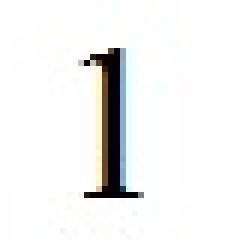
#> input picture HammingNetNums/Hamming Neural Network/examples of numbers/1.jpg, 40 x 40 px, found by its file name (shown 6 times larger)
$ python Hamming.py
#> lines starting #> are read from the running program, lines starting #| are printed output that depends on the picture
### HammingNetNums/Hamming Neural Network/convertImage.py
from PIL import Image, ImageDraw  # Conectemos las bibliotecas necesarias.
import random

def convertImageToBinary(path):
    image = Image.open(path)  #Abrimos la imagen.
    draw = ImageDraw.Draw(image)  #Crear una herramienta de dibujo.
    width = image.size[0]  #Determina el ancho.
    height = image.size[1]  #Determinamos la altura.
    pix = image.load()  #Cargando valores de píxeles.
    factor = 100
    t = []
    for i in range(width):
        for j in range(height):
            a = pix[i, j][0]
            b = pix[i, j][1]
            c = pix[i, j][2]
            S = a + b + c
            if int(S > (((255 + factor) // 2) * 3)):
                a, b, c = 255, 255, 255
                t.append(-1)
            else:
                a, b, c = 0, 0, 0
                t.append(1)
            draw.point((i, j), (a, b, c))
    del draw
    return t

#Función para ruido de imagen
# [30 lines left out: function getNoisyBinaryImage, not called in this run]

### HammingNetNums/Hamming Neural Network/Hamming.py
from pylab import *
from math import sqrt
import matplotlib.pyplot as plt
import convertImage as convertModule
import os

IMAGE_PATH = "Hamming Neural Network/test numbers/noisy4.jpg"

def show(s):  #función para la visualización de matrices
    for j in range(len(s)):
        for i in range(len(s[0])):
            print("{:3f}".format(s[j][i]), end=" ")
        print(sep="")


def change(v, a, b):  #función para transformar el vector v en una matriz de tamaños dados a y b
    t = [[0 for j in range(a)] for i in range(b)]
    k = 0
    j = 0
    while k < b:
        i = 0
        while i < a:
            t[k][i] = v[j]
            j += 1
            i += 1
        k += 1
    return t


def product(w, y, T):  #función de multiplicación matriz-vector
    z = []
    for i in range(len(w)):
        x = 0
        for j in range(len(y)):
            x = x + w[i][j] * y[j]
        z.append((x + T))
    return z


def action(s, T, Emax):  #función de activación
    t = []
    for i in s:
        if i <= 0:
            t.append(0)
        elif 0 < i <= T:
            t.append(Emax * i)
        elif i > T:
            t.append(T)
    return t


def mysum(y, j):  #función para calcular la suma de valores vectoriales para i != j
    p = 0
    sum = 0
    while p < len(y):
        if p != j:
            sum = sum + y[p]
        p += 1
    return sum


def norm(v, p):  #función que calcula la diferencia de dos vectores y calcula la norma del vector resultante
    t = []
    for i in range(len(v)):
        t.append(v[i] - p[i])
    sum = 0
    for i in t:
        sum += i * i
    return sqrt(sum)


path = ['Hamming Neural Network/examples of numbers/1.jpg',
        'Hamming Neural Network/examples of numbers/2.jpg',
        'Hamming Neural Network/examples of numbers/3.jpg',
        'Hamming Neural Network/examples of numbers/4.jpg',
        'Hamming Neural Network/examples of numbers/5.jpg',
        ]
x = []
print(os.path.basename(IMAGE_PATH))
for i in path:
    x.append(convertModule.convertImageToBinary(i))
#> in convertImageToBinary, image is the input picture: PIL image 40x40 RGB; mean R, G, B 240.5, 240.7, 239.9
#> after the loop in convertImageToBinary, `for i in range(width):`: t = 1600 values, max 1 at index 570, min -1 at index 0, mean -0.865
y = convertModule.convertImageToBinary(IMAGE_PATH)
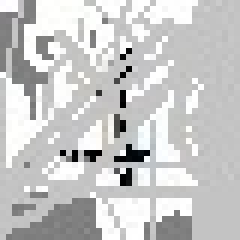
#> input picture HammingNetNums/Hamming Neural Network/test numbers/noisy4.jpg, 40 x 40 px, found by its file name (shown 6 times larger)
#> in convertImageToBinary, image is the input picture: PIL image 40x40 RGB; mean R, G, B 199.7, 199.9, 199.6
#> after the loop in convertImageToBinary (call 6), `for i in range(width):`: t = 1600 values, max 1 at index 2, min -1 at index 0, mean -0.723
entr = y
k = len(x)
#Número de píxeles
a = 40
b = 40
entr = y
q = change(y, a, b)
plt.matshow(q)
plt.colorbar()

m = len(x[0])
w = [[(x[i][j]) / 2 for j in range(m)] for i in range(k)]  # Matriz de pesos
T = m / 2  # parámetro de la función de activación
e = round(1 / len(x), 1)
E = [[0 for j in range(k)] for i in range(k)]  # Los valores de las sinapsis de retroalimentación de las neuronas de la segunda
                                                #capa se establecen en forma de elementos de una matriz cuadrada de tamaño K x K:

Emax = 0.000001  #el valor máximo permitido de la norma de la diferencia de vectores de salida en dos iteraciones sucesivas
U = 1 / Emax
for i in range(k):
    for j in range(k):
        if j == i:
            E[i][j] = 1.0
        else:
            E[i][j] = -e
s = [product(w, y, T)]
p = action(s[0], U, Emax)
y = [p]
i = 0
j = []
p = [0 for j in range(len(s[0]))]
while norm(y[i], p) >= Emax:
    s.append([0 for j in range(len(s[0]))])
    for j in range(len(s[0])):
        s[i + 1][j] = y[i][j] - e * mysum(y[i], j)
    y.append((action(s[i + 1], U, Emax)))
    i += 1
    p = y[i - 1]
print('Tabla de valores de salida:')
show(y)
print('Último valor de salida: ', *y[len(y) - 1])
j = []
i = 0
result_index = y[len(y) - 1].index(max(y[len(y) - 1])) + 1
if max(y[len(y) - 1]) == 0:
    print("La red Hamming no puede dar preferencia entre clases",
          "\nDada una pequeña cantidad de características de entrada, se debe concluir que la red no pudo clasificar la imagen en absoluto, en lugar de que la atribuyó igualmente a las clases anteriores.")
    plt.show()
    exit()
else:
    q = change(x[result_index - 1], a, b)
    print('Valor de salida positivo (mayor)', result_index,
          '\n - La neurona indica que la imagen de entrada ruidosa debe atribuirse a', result_index, '- mi clase')
    plt.matshow(q)
    plt.colorbar()
    plt.show()
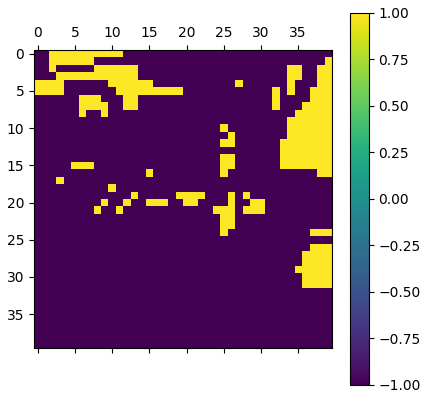
#> figure drawn by matplotlib, 2 panels
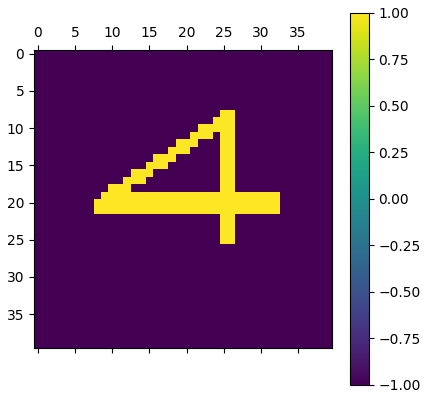
#> figure drawn by matplotlib, 2 panels
